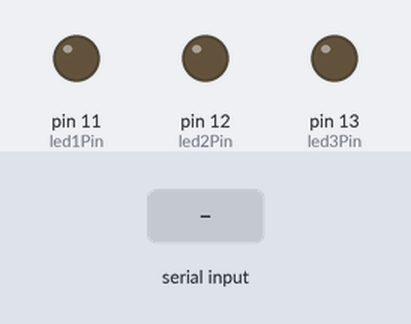
Simulated run of this sketch. Board: Arduino Uno, built with avr-gcc and run on an emulated ATmega328P. Parts: output pins drawn as LEDs (lit = HIGH). The inputs (shaded band) are chosen by the test bench.

Above: at 1.2 s.
1.3 s: "1" received over Serial
At 2.3 s:
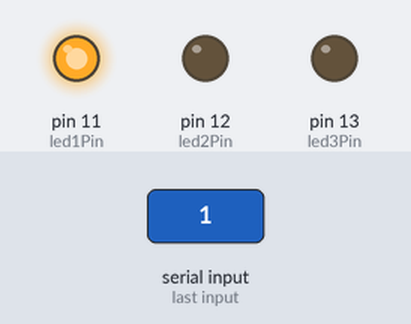
2.8 s: "3" received over Serial
At 3.5 s:
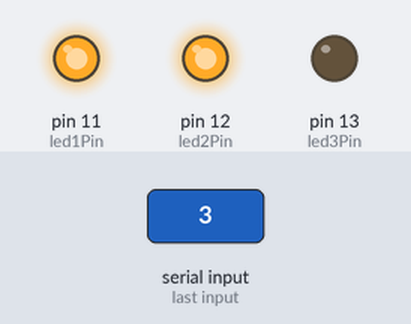
4.3 s: "2" received over Serial
At 4.6 s:
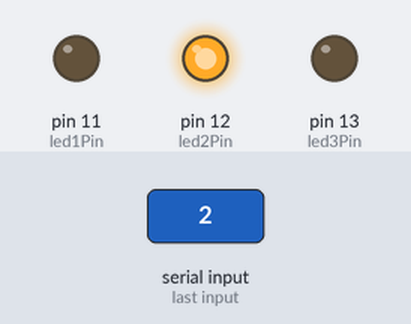
5.8 s: "5" received over Serial
At 7.0 s:
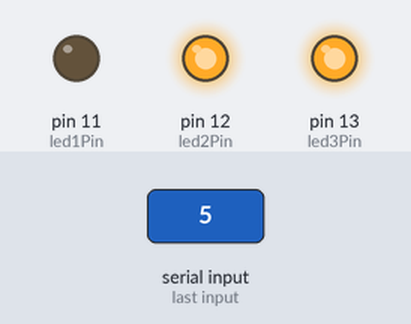
7.3 s: "4" received over Serial
At 8.1 s:
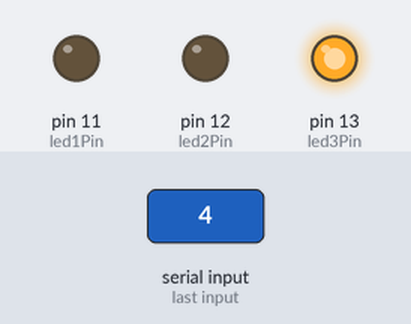
8.8 s: "6" received over Serial
At 9.2 s:
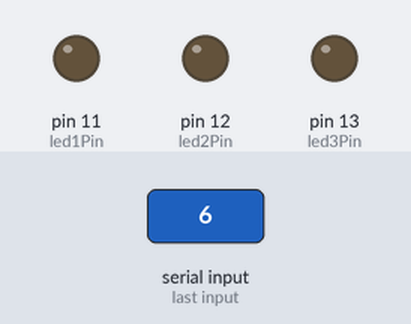
Timing chart, 0 to 11.3 s (numbered marks = the images above; inputs shaded):
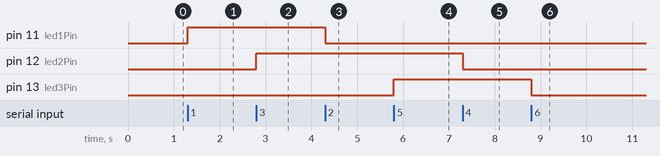

Measured:
- after the input at 1.3 s, pin 11 (led1Pin): LOW → HIGH at once
- after the input at 2.8 s, pin 12 (led2Pin): LOW → HIGH at once
- after the input at 4.3 s, pin 11 (led1Pin): HIGH → LOW at once
- after the input at 5.8 s, pin 13 (led3Pin): LOW → HIGH at once
- after the input at 7.3 s, pin 12 (led2Pin): HIGH → LOW at once
- after the input at 8.8 s, pin 13 (led3Pin): HIGH → LOW at once

The sketch:

main.ino
```cpp
// (licence header left out)
int led1Pin = 11;
int led2Pin = 12;
int led3Pin = 13;

void setup() {
  Serial.begin(9600);
  // Pinleri çıkış olarak ayarla
  pinMode(led1Pin, OUTPUT);
  pinMode(led2Pin, OUTPUT);
  pinMode(led3Pin, OUTPUT);

  // Başlangıçta tüm LED'leri kapalı tut
  digitalWrite(led1Pin, LOW);
  digitalWrite(led2Pin, LOW);
  digitalWrite(led3Pin, LOW);
}

void loop() {
  if (Serial.available() > 0) {
    char komut = Serial.read();

    // LED 1 Kontrolü (1 açar, 2 kapatır)
    if (komut == '1') { digitalWrite(led1Pin, HIGH); }
    else if (komut == '2') { digitalWrite(led1Pin, LOW); }

    // LED 2 Kontrolü (3 açar, 4 kapatır)
    else if (komut == '3') { digitalWrite(led2Pin, HIGH); }
    else if (komut == '4') { digitalWrite(led2Pin, LOW); }

    // LED 3 Kontrolü (5 açar, 6 kapatır)
    else if (komut == '5') { digitalWrite(led3Pin, HIGH); }
    else if (komut == '6') { digitalWrite(led3Pin, LOW); }
  }
}
```
